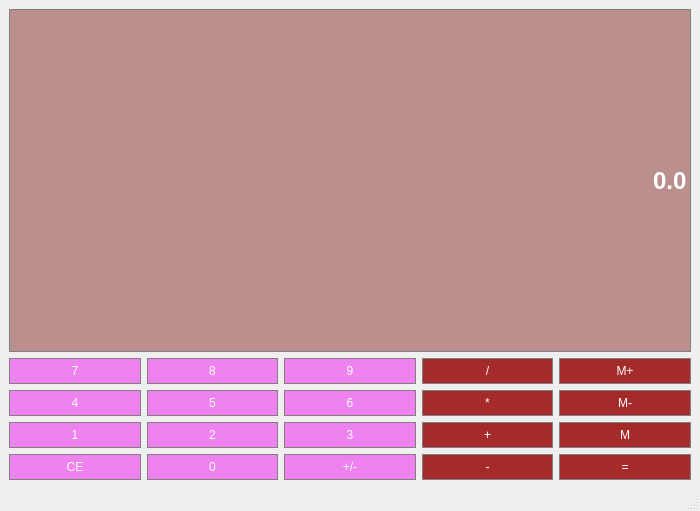
<?xml version="1.0" encoding="UTF-8"?>
<ui version="4.0">
 <class>calc</class>
 <widget class="QMainWindow" name="calc">
  <property name="geometry">
   <rect>
    <x>0</x>
    <y>0</y>
    <width>700</width>
    <height>511</height>
   </rect>
  </property>
  <property name="windowTitle">
   <string>calc</string>
  </property>
  <property name="styleSheet">
   <string notr="true">calc {
changeBackgroundColor: Ivory;}</string>
  </property>
  <widget class="QWidget" name="centralwidget">
   <layout class="QGridLayout" name="gridLayout">
    <item row="2" column="0">
     <widget class="QPushButton" name="Button4">
      <property name="styleSheet">
       <string notr="true">QPushButton {
     background-color: Violet; border: 1px solid gray;
	border-radius: 0px;
	padding: 5px;
	color: #FFFFFF;
}
QPushButton:pressed {
    background-color: #A9A9A9; border: 1px solid gray;
	border-radius: 0px;
	padding: 5px;
	color: #FFFFFF;

}</string>
      </property>
      <property name="text">
       <string>4</string>
      </property>
     </widget>
    </item>
    <item row="1" column="2">
     <widget class="QPushButton" name="Button9">
      <property name="styleSheet">
       <string notr="true">QPushButton {
     background-color: Violet; border: 1px solid gray;
	border-radius: 0px;
	padding: 5px;
	color: #FFFFFF;
}
QPushButton:pressed {
    background-color: #A9A9A9; border: 1px solid gray;
	border-radius: 0px;
	padding: 5px;
	color: #FFFFFF;

}</string>
      </property>
      <property name="text">
       <string>9</string>
      </property>
     </widget>
    </item>
    <item row="1" column="4">
     <widget class="QPushButton" name="MemAdd">
      <property name="styleSheet">
       <string notr="true">QPushButton {
     background-color: Brown; border: 1px solid gray;
	border-radius: 0px;
	padding: 5px;
	color: #FFFFFF;
}
QPushButton:pressed {
    background-color: #A9A9A9; border: 1px solid gray;
	border-radius: 0px;
	padding: 5px;
	color: #FFFFFF;

}</string>
      </property>
      <property name="text">
       <string>M+</string>
      </property>
     </widget>
    </item>
    <item row="1" column="1">
     <widget class="QPushButton" name="Button8">
      <property name="styleSheet">
       <string notr="true">QPushButton {
     background-color: Violet; border: 1px solid gray;
	border-radius: 0px;
	padding: 5px;
	color: #FFFFFF;
}
QPushButton:pressed {
    background-color: #A9A9A9; border: 1px solid gray;
	border-radius: 0px;
	padding: 5px;
	color: #FFFFFF;

}</string>
      </property>
      <property name="text">
       <string>8</string>
      </property>
     </widget>
    </item>
    <item row="1" column="0">
     <widget class="QPushButton" name="Button7">
      <property name="styleSheet">
       <string notr="true">QPushButton {
     background-color: Violet; border: 1px solid gray;
	border-radius: 0px;
	padding: 5px;
	color: #FFFFFF;
}
QPushButton:pressed {
    background-color: #A9A9A9; border: 1px solid gray;
	border-radius: 0px;
	padding: 5px;
	color: #FFFFFF;

}</string>
      </property>
      <property name="text">
       <string>7</string>
      </property>
     </widget>
    </item>
    <item row="1" column="3">
     <widget class="QPushButton" name="Divide">
      <property name="styleSheet">
       <string notr="true">QPushButton {
     background-color: Brown; border: 1px solid gray;
	border-radius: 0px;
	padding: 5px;
	color: #FFFFFF;
}
QPushButton:pressed {
    background-color: #A9A9A9; border: 1px solid gray;
	border-radius: 0px;
	padding: 5px;
	color: #FFFFFF;

}</string>
      </property>
      <property name="text">
       <string>/</string>
      </property>
     </widget>
    </item>
    <item row="3" column="1">
     <widget class="QPushButton" name="Button2">
      <property name="styleSheet">
       <string notr="true">QPushButton {
     background-color: Violet; border: 1px solid gray;
	border-radius: 0px;
	padding: 5px;
	color: #FFFFFF;
}
QPushButton:pressed {
    background-color: #A9A9A9; border: 1px solid gray;
	border-radius: 0px;
	padding: 5px;
	color: #FFFFFF;

}</string>
      </property>
      <property name="text">
       <string>2</string>
      </property>
     </widget>
    </item>
    <item row="2" column="1">
     <widget class="QPushButton" name="Button5">
      <property name="styleSheet">
       <string notr="true">QPushButton {
     background-color: Violet; border: 1px solid gray;
	border-radius: 0px;
	padding: 5px;
	color: #FFFFFF;
}
QPushButton:pressed {
    background-color: #A9A9A9; border: 1px solid gray;
	border-radius: 0px;
	padding: 5px;
	color: #FFFFFF;

}</string>
      </property>
      <property name="text">
       <string>5</string>
      </property>
     </widget>
    </item>
    <item row="3" column="0">
     <widget class="QPushButton" name="Button1">
      <property name="styleSheet">
       <string notr="true">QPushButton {
     background-color: Violet; border: 1px solid gray;
	border-radius: 0px;
	padding: 5px;
	color: #FFFFFF;
}
QPushButton:pressed {
    background-color: #A9A9A9; border: 1px solid gray;
	border-radius: 0px;
	padding: 5px;
	color: #FFFFFF;

}</string>
      </property>
      <property name="text">
       <string>1</string>
      </property>
     </widget>
    </item>
    <item row="4" column="0">
     <widget class="QPushButton" name="Clear">
      <property name="styleSheet">
       <string notr="true">QPushButton {
     background-color: Violet; border: 1px solid gray;
	border-radius: 0px;
	padding: 5px;
	color: #FFFFFF;
}
QPushButton:pressed {
    background-color: #A9A9A9; border: 1px solid gray;
	border-radius: 0px;
	padding: 5px;
	color: #FFFFFF;

}</string>
      </property>
      <property name="text">
       <string>CE</string>
      </property>
     </widget>
    </item>
    <item row="4" column="1">
     <widget class="QPushButton" name="Button0">
      <property name="styleSheet">
       <string notr="true">QPushButton {
     background-color: Violet; border: 1px solid gray;
	border-radius: 0px;
	padding: 5px;
	color: #FFFFFF;
}
QPushButton:pressed {
    background-color: #A9A9A9; border: 1px solid gray;
	border-radius: 0px;
	padding: 5px;
	color: #FFFFFF;

}</string>
      </property>
      <property name="text">
       <string>0</string>
      </property>
     </widget>
    </item>
    <item row="2" column="2">
     <widget class="QPushButton" name="Button6">
      <property name="styleSheet">
       <string notr="true">QPushButton {
     background-color: Violet; border: 1px solid gray;
	border-radius: 0px;
	padding: 5px;
	color: #FFFFFF;
}
QPushButton:pressed {
    background-color: #A9A9A9; border: 1px solid gray;
	border-radius: 0px;
	padding: 5px;
	color: #FFFFFF;

}</string>
      </property>
      <property name="text">
       <string>6</string>
      </property>
     </widget>
    </item>
    <item row="3" column="2">
     <widget class="QPushButton" name="Button3">
      <property name="styleSheet">
       <string notr="true">QPushButton {
     background-color: Violet; border: 1px solid gray;
	border-radius: 0px;
	padding: 5px;
	color: #FFFFFF;
}
QPushButton:pressed {
    background-color: #A9A9A9; border: 1px solid gray;
	border-radius: 0px;
	padding: 5px;
	color: #FFFFFF;

}</string>
      </property>
      <property name="text">
       <string>3</string>
      </property>
     </widget>
    </item>
    <item row="4" column="2">
     <widget class="QPushButton" name="ChangeSign">
      <property name="styleSheet">
       <string notr="true">QPushButton {
     background-color: Violet; border: 1px solid gray;
	border-radius: 0px;
	padding: 5px;
	color: #FFFFFF;
}
QPushButton:pressed {
    background-color: #A9A9A9; border: 1px solid gray;
	border-radius: 0px;
	padding: 5px;
	color: #FFFFFF;

}</string>
      </property>
      <property name="text">
       <string>+/-</string>
      </property>
     </widget>
    </item>
    <item row="3" column="3">
     <widget class="QPushButton" name="Add">
      <property name="styleSheet">
       <string notr="true">QPushButton {
     background-color: Brown; border: 1px solid gray;
	border-radius: 0px;
	padding: 5px;
	color: #FFFFFF;
}
QPushButton:pressed {
    background-color: #A9A9A9; border: 1px solid gray;
	border-radius: 0px;
	padding: 5px;
	color: #FFFFFF;

}</string>
      </property>
      <property name="text">
       <string>+</string>
      </property>
     </widget>
    </item>
    <item row="2" column="3">
     <widget class="QPushButton" name="Multiply">
      <property name="styleSheet">
       <string notr="true">QPushButton {
     background-color: Brown; border: 1px solid gray;
	border-radius: 0px;
	padding: 5px;
	color: #FFFFFF;
}
QPushButton:pressed {
    background-color: #A9A9A9; border: 1px solid gray;
	border-radius: 0px;
	padding: 5px;
	color: #FFFFFF;

}</string>
      </property>
      <property name="text">
       <string>*</string>
      </property>
     </widget>
    </item>
    <item row="4" column="3">
     <widget class="QPushButton" name="Subtract">
      <property name="styleSheet">
       <string notr="true">QPushButton {
     background-color: Brown; border: 1px solid gray;
	border-radius: 0px;
	padding: 5px;
	color: #FFFFFF;
}
QPushButton:pressed {
    background-color: #A9A9A9; border: 1px solid gray;
	border-radius: 0px;
	padding: 5px;
	color: #FFFFFF;

}</string>
      </property>
      <property name="text">
       <string>-</string>
      </property>
     </widget>
    </item>
    <item row="2" column="4">
     <widget class="QPushButton" name="MemClear">
      <property name="styleSheet">
       <string notr="true">QPushButton {
     background-color: Brown; border: 1px solid gray;
	border-radius: 0px;
	padding: 5px;
	color: #FFFFFF;
}
QPushButton:pressed {
    background-color: #A9A9A9; border: 1px solid gray;
	border-radius: 0px;
	padding: 5px;
	color: #FFFFFF;

}</string>
      </property>
      <property name="text">
       <string>M-</string>
      </property>
     </widget>
    </item>
    <item row="3" column="4">
     <widget class="QPushButton" name="MemGet">
      <property name="styleSheet">
       <string notr="true">QPushButton {
     background-color: Brown; border: 1px solid gray;
	border-radius: 0px;
	padding: 5px;
	color: #FFFFFF;
}
QPushButton:pressed {
    background-color: #A9A9A9; border: 1px solid gray;
	border-radius: 0px;
	padding: 5px;
	color: #FFFFFF;

}</string>
      </property>
      <property name="text">
       <string>M</string>
      </property>
     </widget>
    </item>
    <item row="4" column="4">
     <widget class="QPushButton" name="Equals">
      <property name="styleSheet">
       <string notr="true">QPushButton {
     background-color: Brown; border: 1px solid gray;
	border-radius: 0px;
	padding: 5px;
	color: #FFFFFF;
}
QPushButton:pressed {
    background-color: #A9A9A9; border: 1px solid gray;
	border-radius: 0px;
	padding: 5px;
	color: #FFFFFF;

}</string>
      </property>
      <property name="text">
       <string>=</string>
      </property>
     </widget>
    </item>
    <item row="0" column="0" colspan="5">
     <widget class="QLineEdit" name="Display">
      <property name="sizePolicy">
       <sizepolicy hsizetype="Preferred" vsizetype="Expanding">
        <horstretch>0</horstretch>
        <verstretch>0</verstretch>
       </sizepolicy>
      </property>
      <property name="font">
       <font>
        <pointsize>18</pointsize>
        <bold>true</bold>
       </font>
      </property>
      <property name="styleSheet">
       <string notr="true">QLineEdit {
     background-color: RosyBrown; border: 1px solid gray;
	color: #ffffff;}</string>
      </property>
      <property name="text">
       <string>0.0</string>
      </property>
      <property name="alignment">
       <set>Qt::AlignRight|Qt::AlignTrailing|Qt::AlignVCenter</set>
      </property>
     </widget>
    </item>
   </layout>
  </widget>
  <widget class="QMenuBar" name="menubar">
   <property name="geometry">
    <rect>
     <x>0</x>
     <y>0</y>
     <width>700</width>
     <height>21</height>
    </rect>
   </property>
  </widget>
  <widget class="QStatusBar" name="statusbar"/>
 </widget>
 <resources/>
 <connections/>
</ui>
